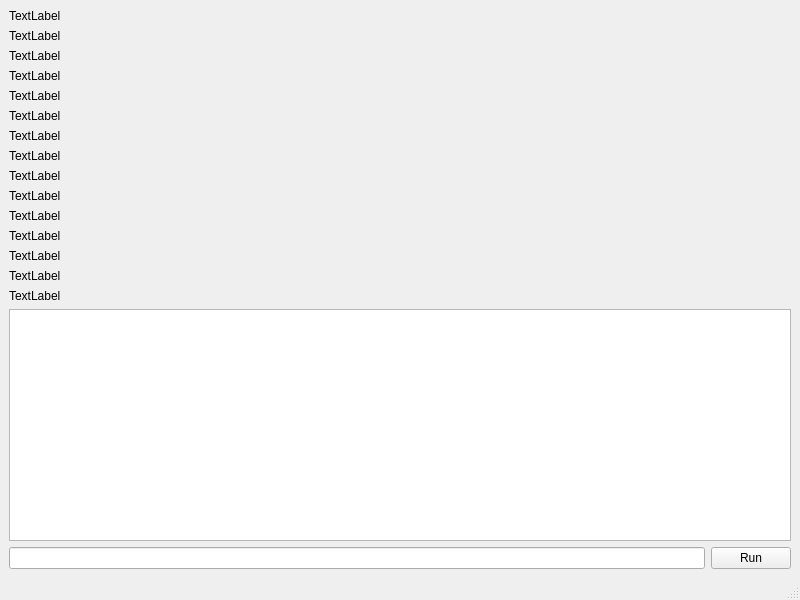
<?xml version="1.0" encoding="UTF-8"?>
<ui version="4.0">
 <class>server</class>
 <widget class="QMainWindow" name="server">
  <property name="geometry">
   <rect>
    <x>0</x>
    <y>0</y>
    <width>800</width>
    <height>600</height>
   </rect>
  </property>
  <property name="windowTitle">
   <string>MainWindow</string>
  </property>
  <widget class="QWidget" name="centralwidget">
   <layout class="QVBoxLayout" name="verticalLayout_2">
    <item>
     <layout class="QVBoxLayout" name="verticalLayout">
      <item>
       <widget class="QLabel" name="label">
        <property name="sizePolicy">
         <sizepolicy hsizetype="Fixed" vsizetype="Fixed">
          <horstretch>0</horstretch>
          <verstretch>0</verstretch>
         </sizepolicy>
        </property>
        <property name="text">
         <string>TextLabel</string>
        </property>
       </widget>
      </item>
      <item>
       <widget class="QLabel" name="label_2">
        <property name="sizePolicy">
         <sizepolicy hsizetype="Fixed" vsizetype="Fixed">
          <horstretch>0</horstretch>
          <verstretch>0</verstretch>
         </sizepolicy>
        </property>
        <property name="text">
         <string>TextLabel</string>
        </property>
       </widget>
      </item>
      <item>
       <widget class="QLabel" name="label_3">
        <property name="sizePolicy">
         <sizepolicy hsizetype="Fixed" vsizetype="Fixed">
          <horstretch>0</horstretch>
          <verstretch>0</verstretch>
         </sizepolicy>
        </property>
        <property name="text">
         <string>TextLabel</string>
        </property>
       </widget>
      </item>
      <item>
       <widget class="QLabel" name="label_4">
        <property name="sizePolicy">
         <sizepolicy hsizetype="Fixed" vsizetype="Fixed">
          <horstretch>0</horstretch>
          <verstretch>0</verstretch>
         </sizepolicy>
        </property>
        <property name="text">
         <string>TextLabel</string>
        </property>
       </widget>
      </item>
      <item>
       <widget class="QLabel" name="label_5">
        <property name="sizePolicy">
         <sizepolicy hsizetype="Fixed" vsizetype="Fixed">
          <horstretch>0</horstretch>
          <verstretch>0</verstretch>
         </sizepolicy>
        </property>
        <property name="text">
         <string>TextLabel</string>
        </property>
       </widget>
      </item>
      <item>
       <widget class="QLabel" name="label_6">
        <property name="sizePolicy">
         <sizepolicy hsizetype="Fixed" vsizetype="Fixed">
          <horstretch>0</horstretch>
          <verstretch>0</verstretch>
         </sizepolicy>
        </property>
        <property name="text">
         <string>TextLabel</string>
        </property>
       </widget>
      </item>
      <item>
       <widget class="QLabel" name="label_7">
        <property name="sizePolicy">
         <sizepolicy hsizetype="Fixed" vsizetype="Fixed">
          <horstretch>0</horstretch>
          <verstretch>0</verstretch>
         </sizepolicy>
        </property>
        <property name="text">
         <string>TextLabel</string>
        </property>
       </widget>
      </item>
      <item>
       <widget class="QLabel" name="label_8">
        <property name="sizePolicy">
         <sizepolicy hsizetype="Fixed" vsizetype="Fixed">
          <horstretch>0</horstretch>
          <verstretch>0</verstretch>
         </sizepolicy>
        </property>
        <property name="text">
         <string>TextLabel</string>
        </property>
       </widget>
      </item>
      <item>
       <widget class="QLabel" name="label_9">
        <property name="sizePolicy">
         <sizepolicy hsizetype="Fixed" vsizetype="Fixed">
          <horstretch>0</horstretch>
          <verstretch>0</verstretch>
         </sizepolicy>
        </property>
        <property name="text">
         <string>TextLabel</string>
        </property>
       </widget>
      </item>
      <item>
       <widget class="QLabel" name="label_10">
        <property name="sizePolicy">
         <sizepolicy hsizetype="Fixed" vsizetype="Fixed">
          <horstretch>0</horstretch>
          <verstretch>0</verstretch>
         </sizepolicy>
        </property>
        <property name="text">
         <string>TextLabel</string>
        </property>
       </widget>
      </item>
      <item>
       <widget class="QLabel" name="label_12">
        <property name="sizePolicy">
         <sizepolicy hsizetype="Fixed" vsizetype="Fixed">
          <horstretch>0</horstretch>
          <verstretch>0</verstretch>
         </sizepolicy>
        </property>
        <property name="text">
         <string>TextLabel</string>
        </property>
       </widget>
      </item>
      <item>
       <widget class="QLabel" name="label_11">
        <property name="sizePolicy">
         <sizepolicy hsizetype="Fixed" vsizetype="Fixed">
          <horstretch>0</horstretch>
          <verstretch>0</verstretch>
         </sizepolicy>
        </property>
        <property name="text">
         <string>TextLabel</string>
        </property>
       </widget>
      </item>
      <item>
       <widget class="QLabel" name="label_13">
        <property name="sizePolicy">
         <sizepolicy hsizetype="Fixed" vsizetype="Fixed">
          <horstretch>0</horstretch>
          <verstretch>0</verstretch>
         </sizepolicy>
        </property>
        <property name="text">
         <string>TextLabel</string>
        </property>
       </widget>
      </item>
      <item>
       <widget class="QLabel" name="label_14">
        <property name="sizePolicy">
         <sizepolicy hsizetype="Fixed" vsizetype="Fixed">
          <horstretch>0</horstretch>
          <verstretch>0</verstretch>
         </sizepolicy>
        </property>
        <property name="text">
         <string>TextLabel</string>
        </property>
       </widget>
      </item>
      <item>
       <widget class="QLabel" name="label_15">
        <property name="sizePolicy">
         <sizepolicy hsizetype="Fixed" vsizetype="Fixed">
          <horstretch>0</horstretch>
          <verstretch>0</verstretch>
         </sizepolicy>
        </property>
        <property name="text">
         <string>TextLabel</string>
        </property>
       </widget>
      </item>
     </layout>
    </item>
    <item>
     <widget class="QTableWidget" name="tableWidget">
      <property name="sizePolicy">
       <sizepolicy hsizetype="Minimum" vsizetype="Minimum">
        <horstretch>0</horstretch>
        <verstretch>0</verstretch>
       </sizepolicy>
      </property>
     </widget>
    </item>
    <item>
     <layout class="QHBoxLayout" name="horizontalLayout">
      <item>
       <widget class="QLineEdit" name="lineEdit"/>
      </item>
      <item>
       <widget class="QPushButton" name="runButton">
        <property name="text">
         <string>Run</string>
        </property>
       </widget>
      </item>
     </layout>
    </item>
   </layout>
  </widget>
  <widget class="QStatusBar" name="statusbar"/>
 </widget>
 <resources/>
 <connections/>
</ui>
